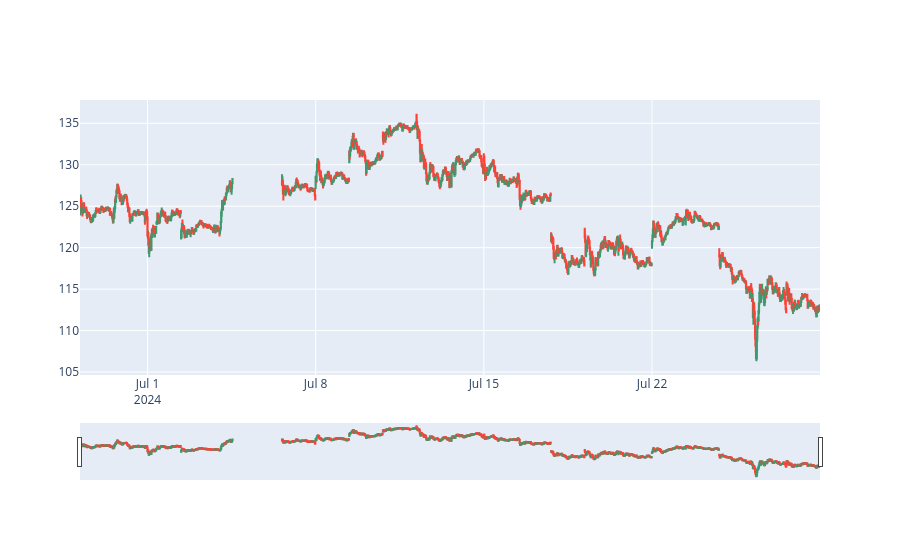

Write notebook code for a chart like this one.
### Code cell
fig = go.Figure(data=[go.Candlestick(x=data_stock.index,
                open=data_stock['Open'], high=data_stock['High'],
                low=data_stock['Low'], close=data_stock['Close'])
                      ])

#fig.update_layout(
#    title='NVDA Stock',
#    yaxis_title='NVDA Stock Price',
#    shapes = [dict(
#        x0='2024-06-26', x1='2024-07-27', y0=0, y1=1, xref='x', yref='paper',
#        line_width=2)],
#    annotations=[dict(
#        x='2024-06-26', y=0.05, xref='x', yref='paper',
#        showarrow=False, xanchor='left', text='Increase Period Begins')]
#)

fig.update_xaxes(
    rangebreaks=[
        dict(bounds=["sat", "mon"]), #hide weekends
        dict(bounds=[16, 9.5], pattern="hour"), #hide hours outside of 9am-5pm
      #  dict(values=["2024-04-07"])
    ]
)
#fig.update_xaxes(
#    rangebreaks=[dict(values=data_stock.index)] # hide dates with no values
#)
fig.show()

### Figure 1 — Plotly figure (JSON) as saved in the notebook; plotly's stock layout.template omitted (floating-point values rounded to 4 significant figures; data arrays with more than 128 entries replaced by an {"elided": "..."} marker saying what was removed)
{"data": [{"close": {"elided": "1602 float values"}, "high": {"elided": "1602 float values"}, "low": {"elided": "1602 float values"}, "open": {"elided": "1602 float values"}, "type": "candlestick", "x": {"elided": "1602 str values"}}], "layout": {"xaxis": {"rangebreaks": [{"bounds": ["sat", "mon"]}, {"bounds": [16, 9.5], "pattern": "hour"}]}}}
